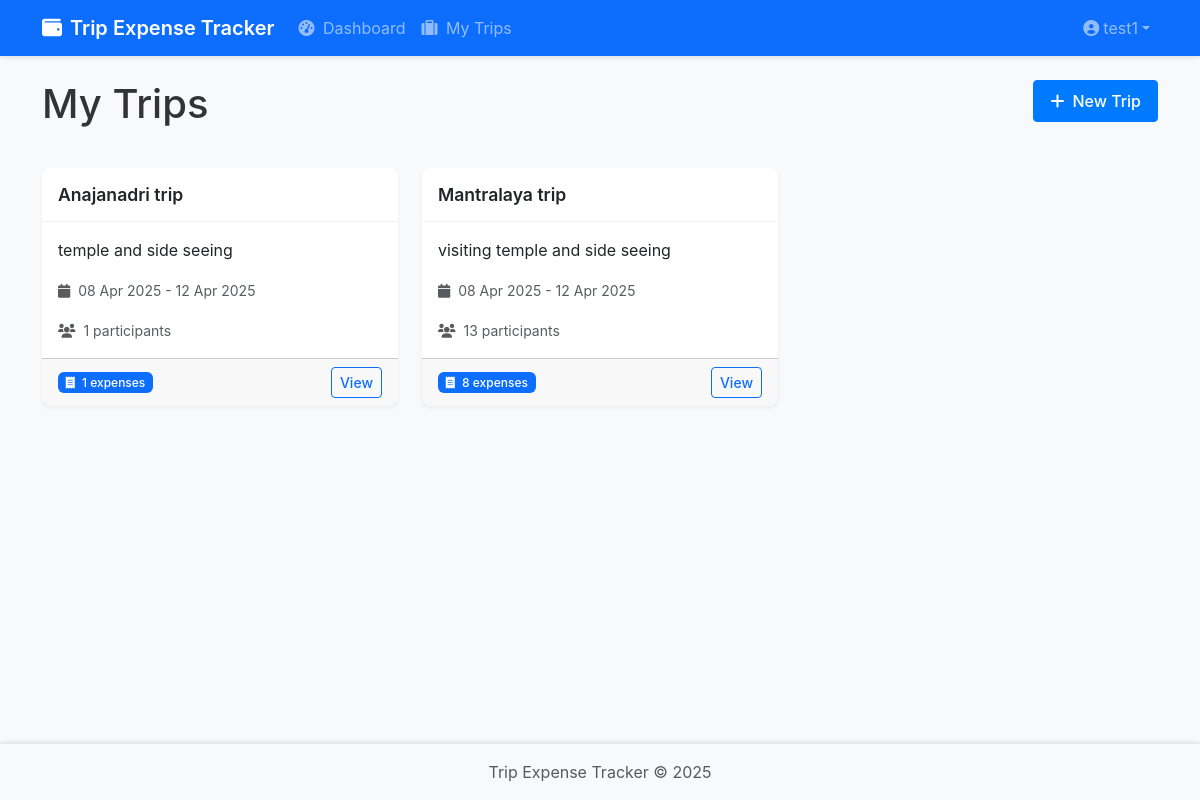
/trips/ (signed in), run on the app's committed database.
### expense_tracker/backend/models/user.py (models this page shows, shortened)
class User(UserMixin, db.Model):
    id = db.Column(db.Integer, primary_key=True)
    email = db.Column(db.String(120), unique=True, nullable=False, index=True)
    name = db.Column(db.String(100), nullable=False)
    password_hash = db.Column(db.String(128))
    profile_photo = db.Column(db.String(255), nullable=True)  # Path to profile photo
    bio = db.Column(db.Text, nullable=True)  # Short bio or description
    created_at = db.Column(db.DateTime, default=datetime.utcnow)
    last_seen = db.Column(db.DateTime, default=datetime.utcnow)
    is_admin = db.Column(db.Boolean, default=False)
    trips_created = db.relationship('Trip', backref='admin', lazy='dynamic', foreign_keys='Trip.admin_id')
    def get_trips(self):
        from expense_tracker.backend.models.trip import Trip
        admin_trips = Trip.query.filter_by(admin_id=self.id).all()
        participant_trips = Trip.query.filter(Trip.participants.contains(str(self.id))).all()
        all_trips = list(set(admin_trips + participant_trips))
        return all_trips

### expense_tracker/backend/models/trip.py (models this page shows, shortened)
class Trip(db.Model):
    id = db.Column(db.Integer, primary_key=True)
    name = db.Column(db.String(100), nullable=False)
    description = db.Column(db.Text, nullable=True)
    start_date = db.Column(db.DateTime, nullable=False)
    end_date = db.Column(db.DateTime, nullable=False)
    created_at = db.Column(db.DateTime, default=datetime.utcnow)
    updated_at = db.Column(db.DateTime, default=datetime.utcnow, onupdate=datetime.utcnow)
    admin_id = db.Column(db.Integer, db.ForeignKey('user.id'), nullable=False)
    participants = db.Column(db.Text, nullable=False, default=json.dumps([]))
    unregistered_participants = db.Column(db.Text, nullable=False, default=json.dumps([]))
    advances_json = db.Column(db.Text, default=json.dumps({}))
    general_payments_json = db.Column(db.Text, default=json.dumps([]))
    expenses = db.relationship('Expense', backref='trip', lazy='dynamic', cascade='all, delete-orphan')
    def get_participants_list(self):
        if self.participants is None:
            return []
        return json.loads(self.participants)

### expense_tracker/backend/routes/trips.py (the view)
@trips_bp.route('/')
@login_required
def list_trips():
    trips = current_user.get_trips()
    return render_template('trips/list.html', trips=trips)

### expense_tracker/backend/templates/trips/list.html (shortened to what this page needs)
{% extends "base.html" %}
{% block content %}
<div class="row mb-4">
    <div class="col-md-8">
        <h1 class="mb-3">My Trips</h1>
    </div>
    <div class="col-md-4 text-end">
        <a href="{{ url_for('trips.add_trip') }}" class="btn btn-primary">
            <i class="fas fa-plus me-2"></i>New Trip
        </a>
    </div>
</div>
<div class="row">
    <div class="col-12">
        {% if trips %}
        <div class="row row-cols-1 row-cols-md-2 row-cols-lg-3 g-4">
            {% for trip in trips %}
            <div class="col">
                <div class="card h-100">
                    <div class="card-header">
                        <h5 class="card-title mb-0">
                            <a href="{{ url_for('trips.view_trip', trip_id=trip.id) }}" class="text-decoration-none text-dark">
                                {{ trip.name }}
                            </a>
                        </h5>
                    </div>
                    <div class="card-body">
                        <p class="card-text">{{ trip.description|truncate(100) }}</p>
                        <p class="card-text">
                            <small class="text-muted">
                                <i class="fas fa-calendar me-1"></i>
                                {{ trip.start_date.strftime('%d %b %Y') }} - {{ trip.end_date.strftime('%d %b %Y') }}
                            </small>
                        </p>
                        <p class="card-text">
                            <small class="text-muted">
                                <i class="fas fa-users me-1"></i>
                                {{ trip.get_participants_list()|length + 1 }} participants
                            </small>
                        </p>
                    </div>
                    <div class="card-footer">
                        <div class="d-flex justify-content-between align-items-center">
                            <span class="badge bg-primary">
                                <i class="fas fa-receipt me-1"></i>
                                {{ trip.expenses.count() }} expenses
                            </span>
                            <a href="{{ url_for('trips.view_trip', trip_id=trip.id) }}" class="btn btn-sm btn-outline-primary">
                                View
                            </a>
                        </div>
                    </div>
                </div>
            </div>
            {% endfor %}
        </div>
        {% endif %}
    </div>
</div>
{% endblock %}

### expense_tracker/backend/templates/base.html (shortened to what this page needs)
<!DOCTYPE html>
<html lang="en">
<head>
    <link href="https://cdn.jsdelivr.net/npm/bootstrap@5.3.0-alpha1/dist/css/bootstrap.min.css" rel="stylesheet">
    <link rel="stylesheet" href="https://cdnjs.cloudflare.com/ajax/libs/font-awesome/6.0.0/css/all.min.css">
    <link rel="stylesheet" href="{{ url_for('static', filename='css/style.css') }}">
</head>
<body class="d-flex flex-column min-vh-100">
    <nav class="navbar navbar-expand-lg navbar-dark bg-primary sticky-top">
        <div class="container">
            <a class="navbar-brand d-flex align-items-center" href="{{ url_for('main.index') }}">
                <i class="fas fa-wallet me-2"></i>
                <span class="d-none d-sm-inline">Trip Expense Tracker</span>
            </a>
            <div class="collapse navbar-collapse" id="navbarNav">
                <ul class="navbar-nav me-auto">
                    {% if current_user.is_authenticated %}
                    <li class="nav-item">
                        <a class="nav-link" href="{{ url_for('main.dashboard') }}">
                            <i class="fas fa-tachometer-alt me-1"></i>
                            <span>Dashboard</span>
                        </a>
                    </li>
                    <li class="nav-item">
                        <a class="nav-link" href="{{ url_for('trips.list_trips') }}">
                            <i class="fas fa-suitcase me-1"></i>
                            <span>My Trips</span>
                        </a>
                    </li>
                    {% endif %}
                </ul>
                <ul class="navbar-nav">
                    {% if current_user.is_authenticated %}
                    <li class="nav-item dropdown">
                        <a class="nav-link dropdown-toggle d-flex align-items-center" href="#" id="userDropdown" role="button" data-bs-toggle="dropdown">
                            <i class="fas fa-user-circle me-1"></i>
                            <span class="d-none d-sm-inline">{{ current_user.name }}</span>
                        </a>
                    </li>
                    {% endif %}
                </ul>
            </div>
        </div>
    </nav>
    <main class="flex-shrink-0">
        <div class="container mt-4">
            {% block content %}{% endblock %}
        </div>
    </main>
    <footer class="footer mt-auto py-3 bg-light">
        <div class="container text-center">
            <span class="text-muted">Trip Expense Tracker &copy; 2025</span>
        </div>
    </footer>
</body>
</html>

### expense_tracker/backend/static/css/style.css (style rules this page uses)
:root { --primary-color: #0d6efd; --secondary-color: #6c757d; --success-color: #198754; --danger-color: #dc3545; --warning-color: #ffc107; --info-color: #0dcaf0; --light-color: #f8f9fa; --dark-color: #212529; }
html, body { height: 100%; overflow-x: hidden; }
body { font-family: -apple-system, BlinkMacSystemFont, "Segoe UI", Roboto, "Helvetica Neue", Arial, sans-serif; -webkit-font-smoothing: antialiased; -moz-osx-font-smoothing: grayscale; background-color: #f8f9fa; color: #333; }
.navbar { box-shadow: 0 2px 4px rgba(0,0,0,0.1); }
.navbar-brand { font-weight: 600; }
.card { border: none; box-shadow: 0 2px 4px rgba(0,0,0,0.05); transition: transform 0.2s ease-in-out; border-radius: 0.5rem; background: #fff; }
.card-header { padding: 1rem; background: transparent; border-bottom: 1px solid rgba(0,0,0,0.05); }
.card-header .card-title { font-weight: 600; font-size: 1.1rem; }
.btn { font-weight: 500; padding: 0.5rem 1rem; border-radius: 0.25rem; transition: all 0.2s ease-in-out; }
.btn-sm { padding: 0.25rem 0.5rem; }
.btn-primary { background-color: #007bff; border-color: #007bff; }
.footer { background-color: var(--light-color); padding: 1rem 0; box-shadow: 0 -2px 4px rgba(0,0,0,0.1); }
.badge { font-weight: 500; padding: 0.35em 0.65em; }

### data on the page
User: name "test1"
Trip: name "Anajanadri trip", description "temple and side seeing", start_date "08 Apr 2025", end_date "12 Apr 2025", get_participants_list|length "1", expenses.count "1"
Trip: name "Mantralaya trip", description "visiting temple and side seeing", start_date "08 Apr 2025", end_date "12 Apr 2025", get_participants_list|length "13", expenses.count "8"
